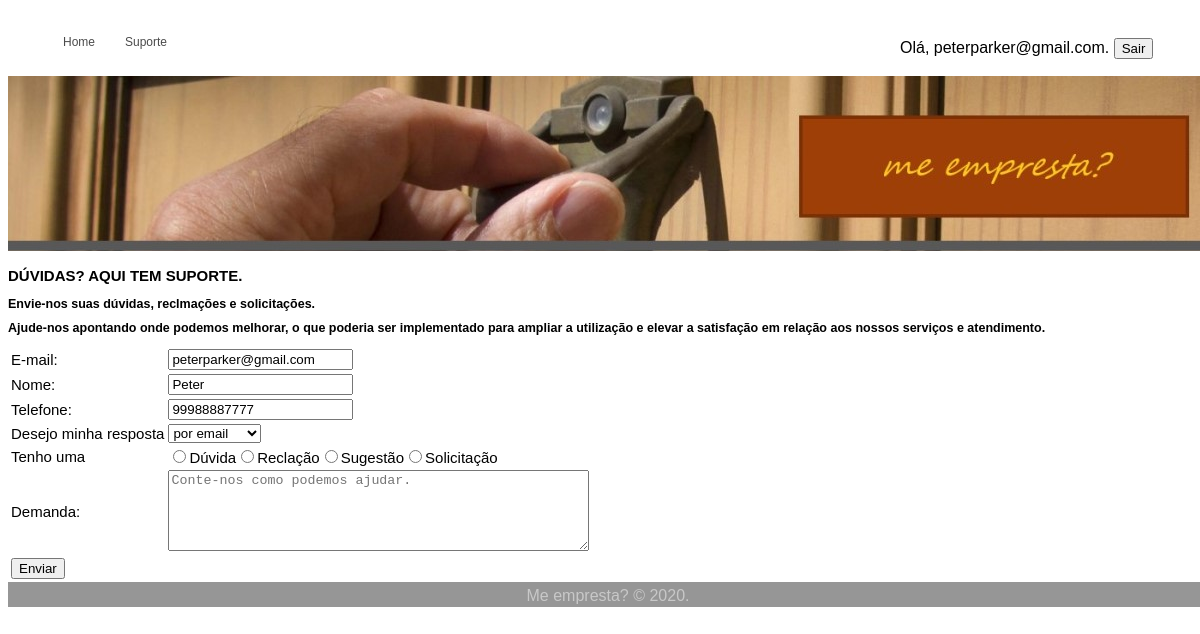
/meEmpresta/help.php (signed in), run on the app's committed database.
### tables this page shows
CREATE TABLE `member` (
  `id` smallint(6) NOT NULL,
  `nome` varchar(20) NOT NULL,
  `sobrenome` varchar(30) NOT NULL,
  `sexo` varchar(20) NOT NULL,
  `telefone` bigint(20) UNSIGNED NOT NULL,
  `email` varchar(50) NOT NULL,
  `endereco` varchar(50) NOT NULL,
  `numero` smallint(5) UNSIGNED NOT NULL,
  `complemento` varchar(20) DEFAULT NULL,
  `cidade` varchar(30) NOT NULL,
  `uf` varchar(2) NOT NULL,
  `cep` varchar(10) DEFAULT NULL,
  `senha` varchar(32) NOT NULL,
  `dataregistro` datetime NOT NULL
);

### meEmpresta/functs.php (called while the page is built, shortened)
<?php
function conn(){
    $servidor = "localhost";
    $usuario = "root";
    $senha = "";
    $dbname = "empresta";
    $conn = mysqli_connect($servidor, $usuario, $senha, $dbname);
    return $conn;
}
function getUser(){
    $conn = conn();
    $id = $_SESSION['logininputbox'];
    $query = "SELECT * FROM member where email = '{$id}'";
    $exec_query = mysqli_query($conn, $query);
    $id = mysqli_fetch_assoc($exec_query);
    return $id;
}

### meEmpresta/help.php (the view, shortened to what this page needs)
<?php
include("functs.php");
?>
<!DOCTYPE html>
<html>
    <head>
        <link rel="stylesheet" type="text/css" href="_css/estilos.css" />
    </head>
    <body>
        <header>
            <div class="menuprincipal">
                <nav>
                    <ul class="menu">
                        <li><a <?php if(isset($_SESSION['logininputbox'])){echo 'href="sessionlogged.php"';} else{echo 'href="index.php"';}?>>Home</a></li>
                        <li><a href="help.php">Suporte</a></li>
                    </ul>
                </nav>
            </div>
           <div class="hello">
               <?php if(isset($_SESSION['logininputbox'])){echo "Olá, ".$_SESSION['logininputbox'].".";} else {echo "Olá, visitante."; } ?>
               <a href='logout.php'><input type='button' value='Sair'> <a/>
            </div>
                    <figure class="figure">
                <img class="knock" src="_imgs/knock.jpg">
            </figure>
        </header>
        <section class="section">
            <h1>DÚVIDAS? AQUI TEM SUPORTE.</h1>
            <h2>Envie-nos suas dúvidas, reclmações e solicitações.</h2>
            <h2>Ajude-nos apontando onde podemos melhorar, o que poderia ser implementado para ampliar a utilização e elevar a satisfação em relação aos nossos serviços e atendimento.</h2>
        <?php
            if(isset($_SESSION['logininputbox'])){
            $id = getUser();
            echo '<form class="formsuporte" name="formhelp" action="mailto:adm.daniel.almeida.lopes@gmail.com?subject=Website Feedback" method="post" enctype="text/plain">'.
                '<table>'.
                    '<tr>'.
                        '<td><label for="endemail">E-mail:</label>'.
                        '<td><input type="email" name="email" value="'.$id['email'].'" required />'.
                    '</tr>'.
                    '<tr>'.
                        '<td><label for="nome">Nome: </label>'.
                        '<td><input type="text" name="nome" value="'.$id['nome'].'" />'.
                    '</tr>'.
                    '<tr>'.
                        '<td><label for="nome">Telefone: </label>'.
                        '<td><input type="tel" name="telefone" value="'.$id['telefone'].'" />'.
                    '</tr>'.
                    '<tr>'.
                        '<td><label for="resposta">Desejo minha resposta</label>'.
                        '<td><select>'.
                            '<option value="1" name="resposta"> por email'.
                            '<option value="1" name="resposta"> por telefone'.
                            '</select>'.
                    '</tr>'.
                    '<tr>'.
                        '<td><label>Tenho uma</label>'.
                        '<td><input type="radio" name="tiposolic" value="duvida"/>'.
                            '<label for="tiposolic">Dúvida</label>'.
                            '<input type="radio" name="tiposolic" value="reclamacao"/>'.
                            '<label for="tiposolic">Reclação</label>'.
                            '<input type="radio" name="tiposolic" value="sugestão"/>'.
                            '<label for="tiposolic">Sugestão</label>'.
                            '<input type="radio" name="tiposolic" value="solicitacao"/>'.
                            '<label for="tiposolic">Solicitação</label>'.
                    '</tr>'.
                    '<tr>'.
                        '<td><label for="demanda">Demanda:</label>'.
                        '<td><textarea name="demanda" rows="5" cols="50" placeholder="Conte-nos como podemos ajudar."></textarea>'.
                    '</tr>'.
                    '<tr>'.
                        '<td><input type="submit" value="Enviar" />'.
                    '</tr>'.
                '</table>'.
            '</form>';
            }
        ?>
        </section>
        <footer class="footer">
            Me empresta? &copy; 2020.
        </footer>
    </body>
</html>

### meEmpresta/_css/estilos.css (style rules this page uses)
body { font-family: arial, helvetica, sans-serif; }
.menuprincipal { font-size: 12px; height: 30px; }
h1 { font-size: 15px; }
h2 { font-size: 12.5px; }
a { text-decoration: none; }
.figure { margin: 0px; }
.knock { margin: auto auto auto auto; }
.menu { list-style:none; float:left; }
.menu li { position:relative; float:left; }
.menu li a { color: rgba(75,75,75,1); text-decoration:none; padding: 15px 15px; display:block; }
.section { width: 1200px; }
.footer { padding-top: 5px; position: absolute; width: 1200px; text-align: center; height:20px; color: rgba(200,200,200,1); background-color: rgba(150,150,150,1); }
.formsuporte { font-size: 15px; }
.hello { position: absolute; left: 900px; }

### data on the page
member: email "peterparker@gmail.com", nome "Peter", telefone "99988887777"

### other printed values
$_SESSION['logininputbox'] "peterparker@gmail.com"
